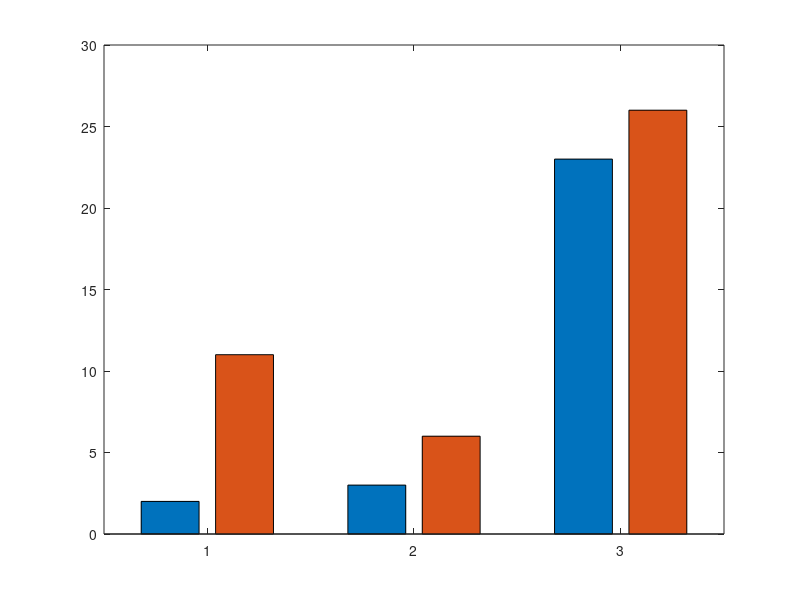

Write MATLAB code to recreate this figure. (Note: this script raises an error after producing the figure.)
close all;

% A code to generate the power profiling bar charts
x = [1 2 3];
vals = [2 11 ; 3 6 ; 23 26];
b = bar(x,vals);
b(1).Labels = b(1).YData;
b(2).Labels = b(2).YData;

figure(2);
Y=[198 138 172 188 190 192];
bar(Y);
text(1:length(Y),Y,num2str(Y'),'vert','bottom','horiz','center');
box off
